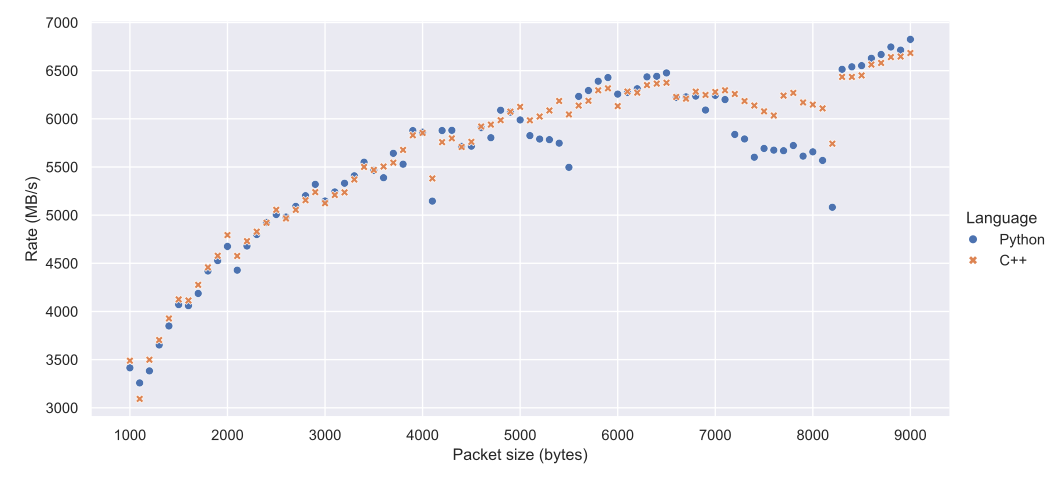

Here is the Python script that generated this plot:
#!/usr/bin/env python3

# ruff: noqa: E501
# To collect the data, run this in a shell
# (for p in `seq 1000 100 9000`; do echo -n "Python $p "; ../../examples/tutorial/tut_6_send_pktsize.py 192.168.31.2 8888 -p $p -n 10000; done) > tut-6-send-pktsize-results.txt
# (for p in `seq 1000 100 9000`; do echo -n "C++ $p "; ../../build/examples/tutorial/tut_6_send_pktsize 192.168.31.2 8888 -p $p -n 10000; done) >> tut-6-send-pktsize-results.txt

import matplotlib.pyplot as plt
import pandas as pd
import seaborn as sns


def main():
    df = pd.read_csv(
        "tut-6-send-pktsize-results.txt",
        sep=" ",
        names=["Language", "Packet size (bytes)", "Rate (MB/s)", "Units"],
    )
    sns.set_theme()
    sns.relplot(
        data=df,
        x="Packet size (bytes)",
        y="Rate (MB/s)",
        hue="Language",
        style="Language",
        aspect=2,
    )
    plt.savefig("tut-6-send-pktsize-plot.svg")


if __name__ == "__main__":
    main()
